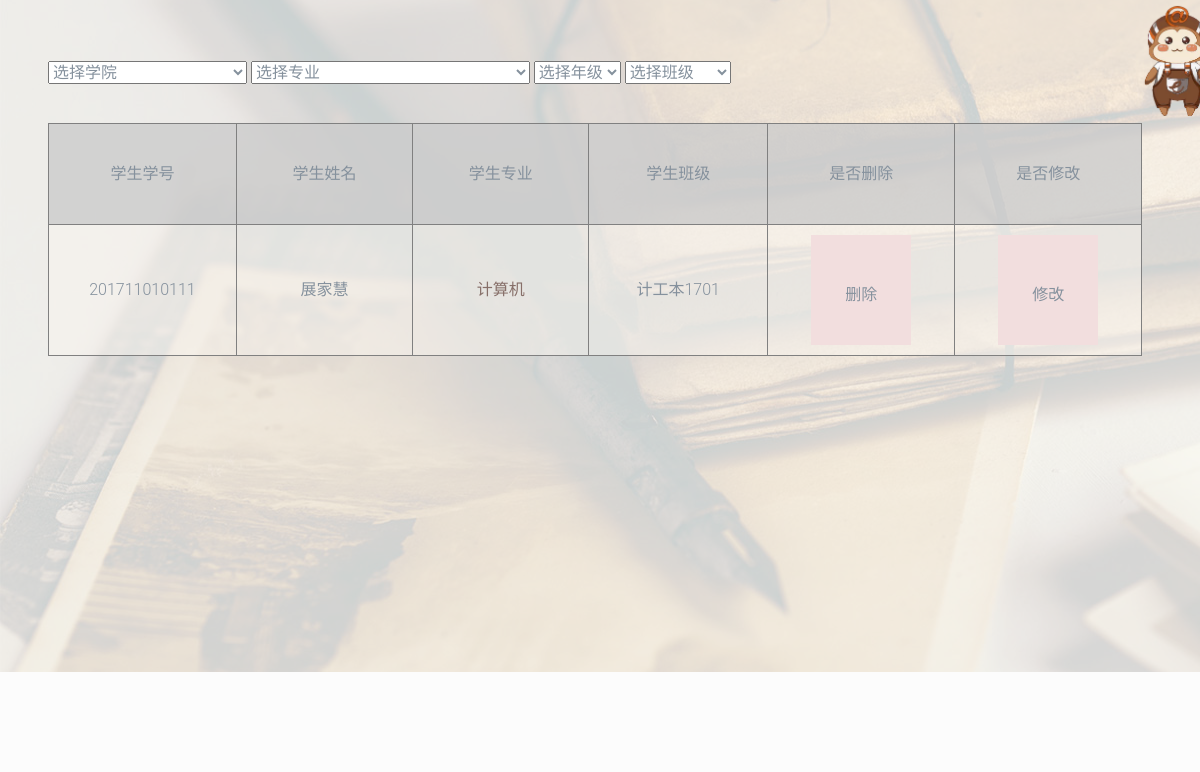
Page /edu_admin/Adm_manage_students.html/ (lower part) on the earlier database version.
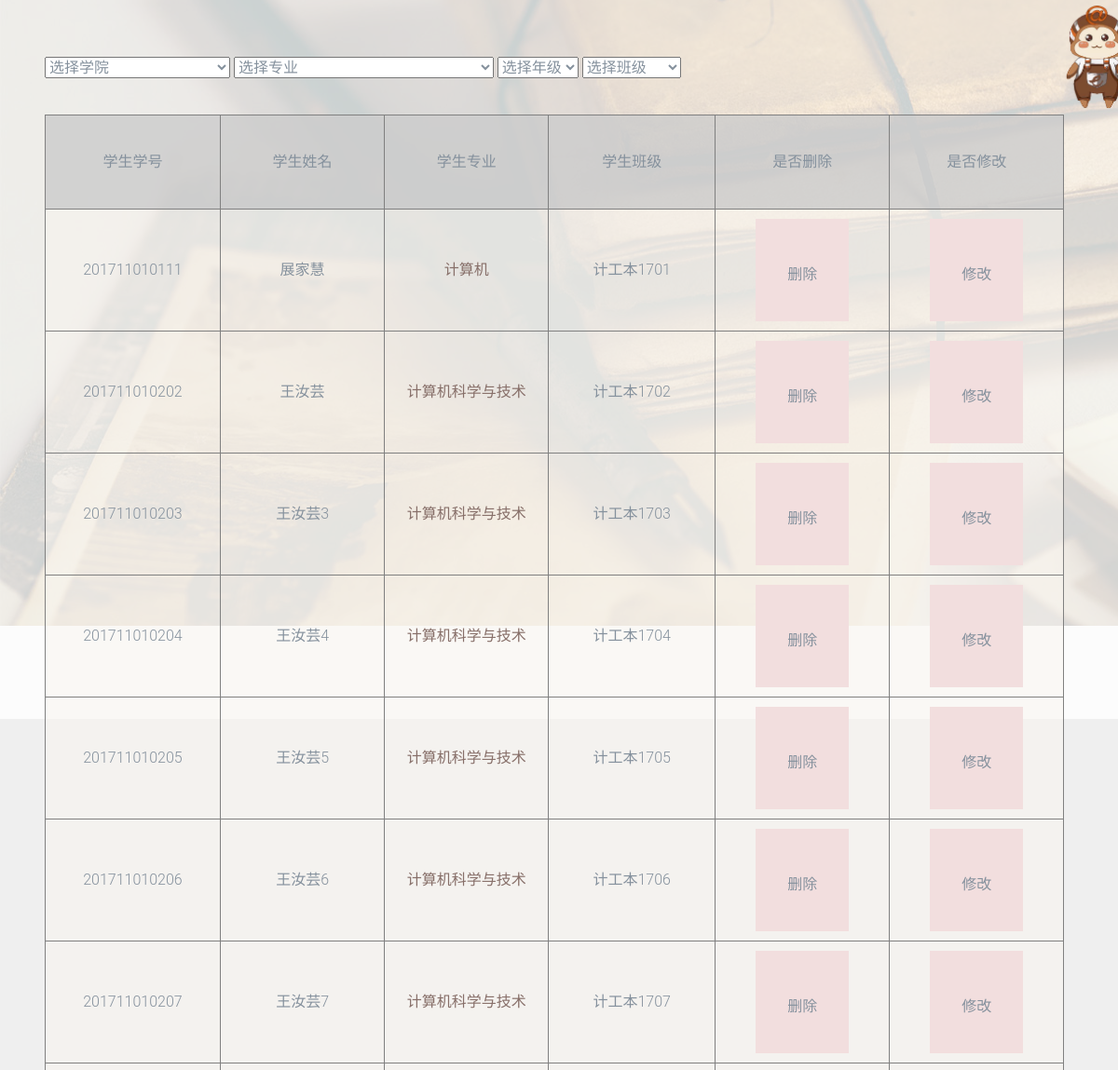
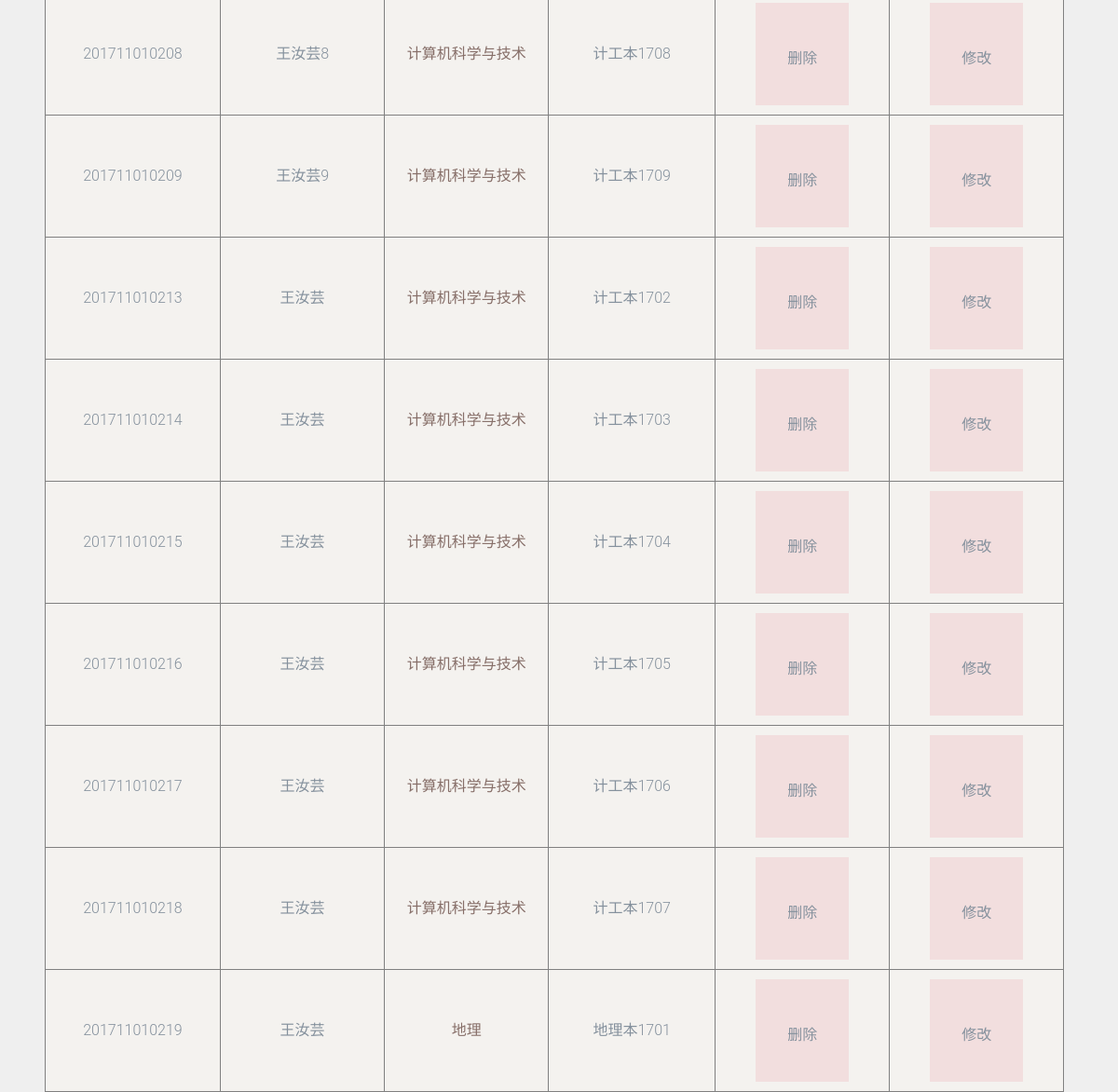
Same page on the later database version (2 pictures, top to bottom).
### account/models.py (models this page shows, shortened)
class User(AbstractUser):
    username = models.CharField(max_length=20, primary_key=True, db_index=True)
    password = models.CharField(max_length=100, null=False)
    name = models.CharField(max_length=50)
    id_card = models.CharField(max_length=20)
    sex = models.CharField(max_length=2)
    school = models.CharField(max_length=20)
    major = models.CharField(max_length=20)
    sclass = models.CharField(max_length=20)
    admin_data = models.DateField(blank=True, default=django.utils.timezone.now)
    is_teacher = models.BooleanField(default=False)

### account/views.py (the view, shortened to what this page needs)
# urls.py: path('Adm_manage_students.html/', register, name='Adm_mng_stu'),
def register(request):
    if request.method == "POST" and request.POST.getlist('add_button'):
        user_form = RegistrationForm(request.POST)
        if user_form.is_valid():
            if User.objects.filter(username=request.POST.get('username')):
                error_message = "新增失败，用户已存在！"
                return render(request, "edu_admin/Adm_manage_students.html", {"form": user_form, "return_add": "True", "error_message": error_message})
            else:
                User.objects.create(username=request.POST.get("username"), name=request.POST.get('name'), major=request.POST.get('major'), sclass=request.POST.get('sclass'), password=request.POST.get('username')[-6:])
                return render(request, "edu_admin/Adm_manage_students.html", {"form": user_form, "return_add": "True"})
        else:
            return render(request, "edu_admin/Adm_manage_students.html", {"form": user_form, "return_add": "False"})
    else:
        user_form = RegistrationForm()
        student_objs = User.objects.filter(is_teacher=False, is_superuser=False)
        return render(request, "edu_admin/Adm_manage_students.html", {"form": user_form, "student_objs": student_objs})

### account/forms.py
class RegistrationForm(forms.ModelForm):
    name = forms.CharField(label="name", widget=forms.TextInput(attrs={'placeholder': u'请输入学生姓名', "class": "form-control", "id": "id", "style": "width: 200px"}))
    username = forms.CharField(label="username", widget=forms.TextInput(attrs={'placeholder': u'请输入学生学号', "class": "form-control", "id": "id", "style": "width: 200px"}))
    password = forms.CharField(label="password", widget=forms.PasswordInput(attrs={'placeholder': u'请输入学生密码', "class": "form-control", "id": "id", "style": "width: 200px"}))
    major = forms.CharField(label="major", widget=forms.TextInput(attrs={'placeholder': u'请输入专业', "class": "form-control", "id": "id", "style": "width: 200px"}))
    sclass = forms.CharField(label="sclass", widget=forms.TextInput(attrs={'placeholder': u'请输入班级', "class": "form-control", "id": "id", "style": "width: 200px"}))
    class Meta:
        model = User
        fields = ("name", "username", "password", "major", "sclass")

### templates/edu_admin/Adm_manage_students.html (shortened to what this page needs)
{% extends 'adm_based.html' %}
{% load staticfiles %}
{% block content %}
    <div class="body_container1">
        <div class="return_top">
            <a href="#return_button_top">
                <img src="{% static '/images/codingmonkey.png' %}" class="codingmonkey"> </a>
        </div>
        <div class="body_background3">
            <div class="manage—stu">
                <div class="Adu_table">
                    <select name="college">
                        <option value="" disabled selected>选择学院</option>
                    </select>
                    <select name="stu_major">
                        <option value="" disabled selected>选择专业</option>
                    </select>
                    <select name="stu_grade">
                        <option value="" disabled selected>选择年级</option>
                    </select>
                    <select name="sty_class">
                        <option value="" disabled selected>选择班级</option>
                    </select>
                    <table border="1">
                        <tr class="datelisthead">
                            <td>学生学号</td>
                            <td>学生姓名</td>
                            <td>学生专业</td>
                            <td>学生班级</td>
                            <td>是否删除</td>
                            <td>是否修改</td>
                        </tr>
                        {% for student in student_objs %}
                        <tr class="alt">
                            <td>{{ student.username }}</td>
                            <td>{{ student.name }}</td>
                            <td><a class="click_class" href="#">{{ student.major }}</a></td>
                            <td>{{ student.sclass }}</td>
                            <td><button class="delete">删除</button></td>
                            <td><button class="alter">修改</button></td>
                        </tr>
                        {% endfor %}
                    </table>
                </div>
            </div>
        </div>
    </div>
{% endblock %}

### templates/adm_based.html (shortened to what this page needs)
{% load staticfiles %}
<!DOCTYPE html>
<html lang="en">
<head>
    <link rel="stylesheet" type="text/css" href="{% static '/css/style1.css' %}">
    <link rel="stylesheet" href="{% static '/css/animate.css' %}">
    <link rel="stylesheet" href="{% static '/css/icomoon.css' %}">
    <link rel="stylesheet" href="{% static '/css/bootstrap.css' %}">
    <link rel="stylesheet" href="{% static '/css/style.css' %}">
    <link rel="stylesheet" href="{% static '/css/style_search.css' %}">
    <link rel="stylesheet" href="{% static '/css/style_Adm_manage.css' %}">
    <link rel="stylesheet" href="{% static '/css/style2.css' %}">
</head>
<body >
{% block content %}{% endblock %}
</body>

### templates/adm_header.html (shortened to what this page needs)
{% load staticfiles %}

### static/css/style1.css (style rules this page uses)
* { margin:0px; padding: 0px; }
.body_container1 { width:100%; height:1200px; background: url("../images/index.jpg"); }
a:link { color: #1b6d85; }
.datelisthead { text-align: center; background: rgba(204,204,204,0.8); }
.datelisthead td { width: 200px; height: 70px; }
.click_class:link { color: #876f69; }
.alt { text-align: center; background: rgba(249,246,240,0.5); }
.codingmonkey { width: 80px; height:120px; }

### static/css/style.css (style rules this page uses)
body { font-family: "Roboto", Arial, sans-serif; font-size: 16px; line-height: 28px; font-weight: 300; color: #85919d; height: 100%; position: relative; }
a { color: #8dc63f; -webkit-transition: 0.5s; -o-transition: 0.5s; transition: 0.5s; }
body { background: #efefef url(../images/white_wave.png) repeat; }

### static/css/style2.css (style rules this page uses)
* { margin:0px; padding: 0px; }
.body_container1 { width:100%; height:1100px; background: url("../images/index.jpg"); }
.body_background3 { background: rgba(255,255,255,0.8); height:1200px; width:100% }
.codingmonkey { width: 80px; height:120px; }
.return_top { width: 60px; height: 60px; margin-left: 95%; margin-top: 430px; position: fixed; }
.manage—stu { padding-left: 4%; line-height: 100px; }
.Adu_table { margin-top: 60px; width: 95%; }
.delete { margin-top: 10px; margin-bottom: 10px; padding-top: 10px; width: 100px; text-align: center; border:1px ; background: #f2dede; }
.alter { margin-top: 10px; margin-bottom: 10px; padding-top: 10px; width: 100px; text-align: center; border:1px ; background: #f2dede; }

Differences in the rows shown:
added User: username "201711010202", name "王汝芸", major "计算机科学与技术", sclass "计工本1702"
added User: username "201711010203", name "王汝芸3", major "计算机科学与技术", sclass "计工本1703"
added User: username "201711010204", name "王汝芸4", major "计算机科学与技术", sclass "计工本1704"
added User: username "201711010205", name "王汝芸5", major "计算机科学与技术", sclass "计工本1705"
added User: username "201711010206", name "王汝芸6", major "计算机科学与技术", sclass "计工本1706"
added User: username "201711010207", name "王汝芸7", major "计算机科学与技术", sclass "计工本1707"
added User: username "201711010208", name "王汝芸8", major "计算机科学与技术", sclass "计工本1708"
added User: username "201711010209", name "王汝芸9", major "计算机科学与技术", sclass "计工本1709"
added User: username "201711010213", name "王汝芸", major "计算机科学与技术", sclass "计工本1702"
added User: username "201711010214", name "王汝芸", major "计算机科学与技术", sclass "计工本1703"
added User: username "201711010215", name "王汝芸", major "计算机科学与技术", sclass "计工本1704"
added User: username "201711010216", name "王汝芸", major "计算机科学与技术", sclass "计工本1705"
added User: username "201711010217", name "王汝芸", major "计算机科学与技术", sclass "计工本1706"
added User: username "201711010218", name "王汝芸", major "计算机科学与技术", sclass "计工本1707"
added User: username "201711010219", name "王汝芸", major "地理", sclass "地理本1701"
